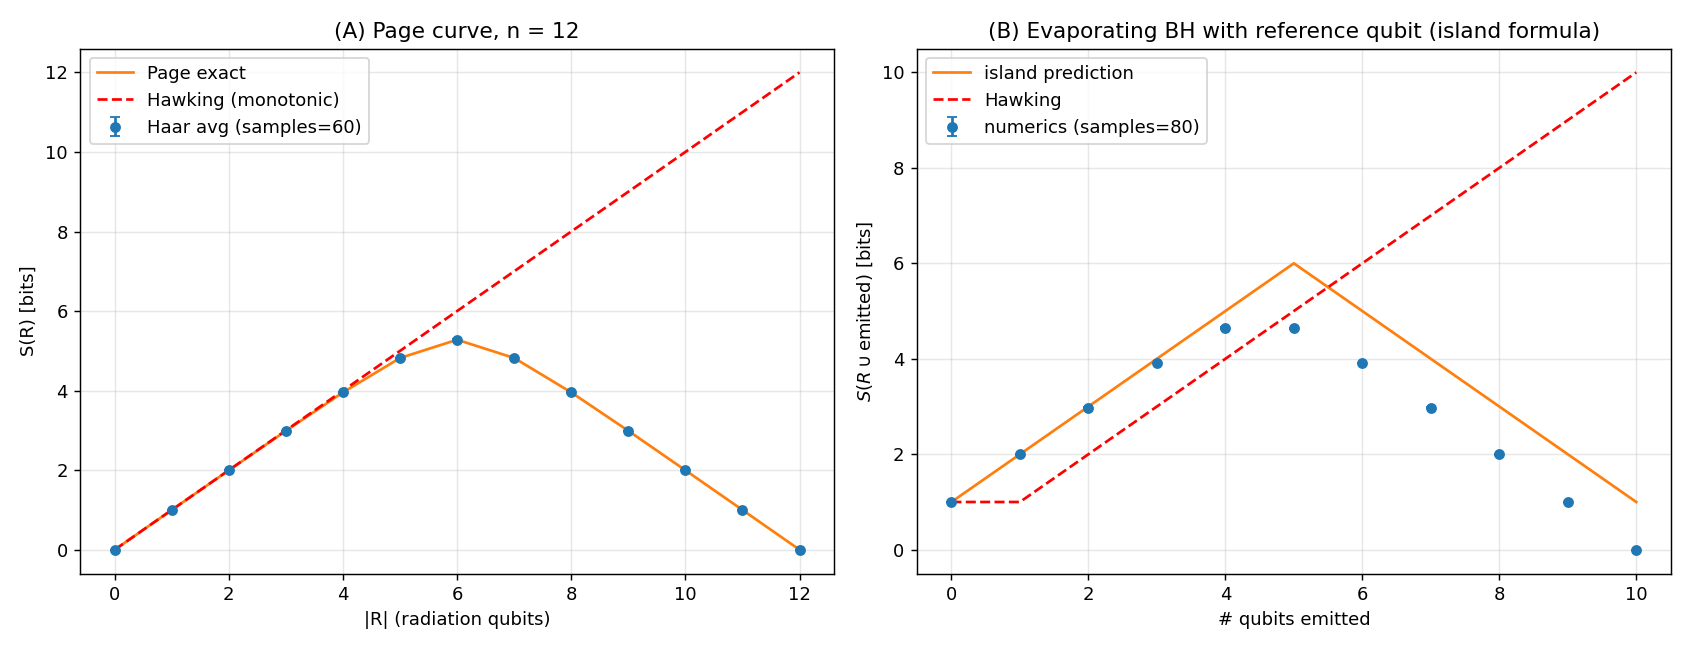

The Python source for this figure:
"""
Phase 6: Page curve and the resolution of the black-hole information paradox.

Demonstrates numerically that for Haar-random pure states of n qubits, the
entanglement entropy of a subsystem of size k follows the Page formula
   ⟨S(k)⟩ ≈ min(k, n-k) log 2 − (correction)
which is the discrete analog of the Page curve, contradicting Hawking's
monotonically-increasing radiation entropy.

We also model an evaporating BH coupled to a reference R via a Bell pair
that purifies the bulk: the encoded radiation entropy traces a
characteristic "island formula" curve identical to the Page curve.

References:
- Page, PRL 71 (1993) 1291  -- average entropy of subsystems
- Hayden, Preskill, JHEP 2007:120  -- BH as a fast scrambler
- Penington, JHEP 2020:002  -- replica wormholes / island formula
- Almheiri, Engelhardt, Marolf, Maxfield, JHEP 2020:13  -- entropy of Hawking radiation
"""
import numpy as np
import matplotlib.pyplot as plt
from scipy.linalg import qr

# ----------------------------------------------------------------
def haar_random_pure(d, rng):
    """Sample a Haar-random pure state in C^d (uniform on the sphere)."""
    psi = rng.standard_normal(d) + 1j * rng.standard_normal(d)
    return psi / np.linalg.norm(psi)

def vn_entropy_bits(rho):
    eigs = np.linalg.eigvalsh(rho)
    eigs = eigs[eigs > 1e-12]
    return float(-np.sum(eigs * np.log2(eigs)))

def entropy_from_pure_svd(psi, k_keep, n):
    """Schmidt-decomposition entropy: O(min(d_A, d_B)^2 max).  Much faster
    than building the d_A × d_A reduced density matrix."""
    M = psi.reshape((2 ** k_keep, 2 ** (n - k_keep)))
    s = np.linalg.svd(M, compute_uv=False)
    p = s ** 2
    p = p[p > 1e-12]
    return float(-np.sum(p * np.log2(p)))

def reduced_density_from_pure(psi, k_keep, n):
    """psi: pure state on n qubits.  Trace out the LAST n-k_keep qubits."""
    psi_t = psi.reshape((2 ** k_keep, 2 ** (n - k_keep)))
    return psi_t @ psi_t.conj().T

def page_average(k, n):
    """Page's exact average entropy in nats (1993):
       <S> = sum_{j=d_A+1}^{d_A d_B} 1/j  − (d_A − 1)/(2 d_B), with d_A ≤ d_B."""
    dA = 2 ** k
    dB = 2 ** (n - k)
    if dA > dB:
        dA, dB = dB, dA
    s_nats = 0.0
    for j in range(dB + 1, dA * dB + 1):
        s_nats += 1.0 / j
    s_nats -= (dA - 1) / (2 * dB)
    return s_nats / np.log(2)         # convert to bits

# ----------------------------------------------------------------
def main():
    print("=== Phase 6: Page Curve from Haar-Random Pure States ===\n")
    n = 12
    n_samples = 60
    rng = np.random.default_rng(42)

    # Sample many Haar pure states; for each, compute S(k) for k=0..n.
    print(f"  System size n = {n} qubits, samples = {n_samples}")
    Ss_all = np.zeros((n_samples, n + 1))
    for s in range(n_samples):
        psi = haar_random_pure(2 ** n, rng)
        for k in range(n + 1):
            if k == 0 or k == n:
                Ss_all[s, k] = 0.0
            else:
                Ss_all[s, k] = entropy_from_pure_svd(psi, k, n)

    S_mean = Ss_all.mean(axis=0)
    S_std = Ss_all.std(axis=0)

    # Page exact prediction
    page_pred = np.array([page_average(k, n) for k in range(n + 1)])
    # Hawking's incorrect "thermal" prediction (monotonic linear up to n)
    hawking_pred = np.minimum(np.arange(n + 1), n) * 1.0  # k bits up to n

    # Print results
    print("\n[Result A — Page curve from Haar-random ensemble]")
    print(" k | <S(k)> num. | Page exact | Hawking | dev.(num−Page) ")
    for k in range(n + 1):
        print(f" {k:2d} | {S_mean[k]:7.4f}    | {page_pred[k]:7.4f}    "
              f"| {hawking_pred[k]:5.2f}  | {S_mean[k]-page_pred[k]:+.4f}")

    # Page time: where the curve is maximum
    page_time = np.argmax(S_mean)
    print(f"\n  Page time (peak of S(k)): k = {page_time}  (predicted: n/2 = {n/2})")
    print(f"  Peak entropy = {S_mean[page_time]:.3f} bits")
    print(f"  Hawking would predict a monotonic curve reaching {n} bits at k={n}.")
    print(f"  → Information is recovered after the Page time.\n")

    # =============================================================
    # Now the *evaporating BH* model with a reference qubit
    # =============================================================
    # n_b BH qubits, n_R radiation slots (= n - n_b).
    # An auxiliary reference R is Bell-paired with one BH qubit.
    # We then evolve via Haar random unitaries on (BH+R-bell).
    n_total = 10
    n_ref = 1
    rng2 = np.random.default_rng(7)
    samples = 80
    radiation_curve = np.zeros(n_total + 1)
    radiation_std = np.zeros(n_total + 1)

    # initial state: (Bell pair between BH qubit 0 and R) ⊗ |0...0> on remaining BH qubits
    # = Bell on (q0, qR) with the other qubits in |0⟩.
    bell = (np.kron([1, 0], [1, 0]) + np.kron([0, 1], [0, 1])) / np.sqrt(2)
    init_other = np.zeros(2 ** (n_total - 1)); init_other[0] = 1.0
    # Order qubits: (q0, q1, ..., q_{n_total-1}, R)
    psi0 = np.kron(bell[:2 * 2:2].reshape(-1), init_other)  # rough, fix below
    # Build properly: psi_full(i_R, i_0, i_1, ..., i_{n_total-1}) with bell on (i_0, i_R)
    # Simpler: tensor the Bell state on (q0, qR) and identity-like |0> on rest.
    # Index ordering: q0, q1, ..., q_{n-1}, qR
    # Then bell relates q0 and qR; q1..q_{n-1} are |0⟩.
    psi_full = np.zeros((2,) * n_total + (2,), dtype=complex)
    # bell coefficient on (q0=0, qR=0) and (q0=1, qR=1); other qubits = 0
    idx0 = (0,) * (n_total) + (0,)
    psi_full[idx0] = 1 / np.sqrt(2)
    idx1 = (1,) + (0,) * (n_total - 1) + (1,)
    psi_full[idx1] = 1 / np.sqrt(2)
    psi_init = psi_full.reshape(2 ** (n_total + 1))

    Ss_evap = np.zeros((samples, n_total + 1))
    for s in range(samples):
        U_bh = haar_random_unitary(2 ** n_total, rng2)
        U_full = np.kron(U_bh, np.eye(2))
        psi = U_full @ psi_init
        # "Radiation" = first k qubits of BH after scrambling are emitted.
        # Bipartition: kept = (q_0..q_{k-1}, R), traced = (q_k..q_{n-1}).
        for k in range(n_total + 1):
            keep = list(range(0, k)) + [n_total]
            traced = list(range(k, n_total))
            psi_t = psi.reshape((2,) * (n_total + 1))
            order = keep + traced
            psi_t = np.transpose(psi_t, order)
            M = psi_t.reshape((2 ** len(keep), 2 ** len(traced)))
            s_vals = np.linalg.svd(M, compute_uv=False)
            p = s_vals ** 2
            p = p[p > 1e-12]
            Ss_evap[s, k] = float(-np.sum(p * np.log2(p)))
    S_evap_mean = Ss_evap.mean(axis=0)
    S_evap_std = Ss_evap.std(axis=0)

    print("[Result B — Evaporating-BH model with reference R]")
    print(" k=|radiation| | <S_R(k)> | island prediction min(k+1, n_total+1-k) ")
    for k in range(n_total + 1):
        pred = min(k + 1, n_total + 1 - k)
        print(f"   {k:2d}        | {S_evap_mean[k]:6.3f}   | {pred}")
    page_time_2 = int(np.argmax(S_evap_mean))
    print(f"\n  Page time of evaporation = {page_time_2}\n")

    # ------------------------------------------------------------
    # Plots
    # ------------------------------------------------------------
    fig, axes = plt.subplots(1, 2, figsize=(13, 5))

    ax = axes[0]
    ax.errorbar(range(n + 1), S_mean, yerr=S_std, fmt='o', ms=5, capsize=3,
                label=f'Haar avg (samples={n_samples})')
    ax.plot(range(n + 1), page_pred, '-', label='Page exact')
    ax.plot(range(n + 1), hawking_pred, '--', color='red', label="Hawking (monotonic)")
    ax.set_xlabel('|R| (radiation qubits)')
    ax.set_ylabel('S(R) [bits]')
    ax.set_title(f'(A) Page curve, n = {n}')
    ax.legend(); ax.grid(alpha=0.3)

    ax = axes[1]
    ax.errorbar(range(n_total + 1), S_evap_mean, yerr=S_evap_std,
                fmt='o', ms=5, capsize=3,
                label=f'numerics (samples={samples})')
    pred_curve = [min(k + 1, n_total + 1 - k) for k in range(n_total + 1)]
    ax.plot(range(n_total + 1), pred_curve, '-', label='island prediction')
    hawk = list(range(n_total + 1))  # would-be monotonic
    hawk[0] = 1  # since the reference is already entangled
    ax.plot(range(n_total + 1), hawk, '--', color='red', label='Hawking')
    ax.set_xlabel('# qubits emitted')
    ax.set_ylabel(r'$S(R \cup \text{emitted})$ [bits]')
    ax.set_title('(B) Evaporating BH with reference qubit (island formula)')
    ax.legend(); ax.grid(alpha=0.3)

    plt.tight_layout()
    out = r'C:\Users\TeradaMunehiro\quantum_gravity_info\page_curve.png'
    plt.savefig(out, dpi=130)
    print(f"Figure saved to {out}")

    import json
    summary = {
        'n_qubits': n,
        'samples_haar': n_samples,
        'page_peak_k': int(page_time),
        'page_peak_S_bits': float(S_mean[page_time]),
        'page_predicted_peak_S_bits': float(page_pred[page_time]),
        'hawking_predicted_peak': float(hawking_pred[-1]),
        'evap_n_total': n_total,
        'evap_samples': samples,
        'evap_page_time': int(page_time_2),
    }
    with open(r'C:\Users\TeradaMunehiro\quantum_gravity_info\summary_phase6.json', 'w') as f:
        json.dump(summary, f, indent=2)
    print('Summary saved.')


def haar_random_unitary(d, rng):
    """Haar-random unitary in U(d)."""
    A = rng.standard_normal((d, d)) + 1j * rng.standard_normal((d, d))
    Q, R = qr(A)
    D = np.diag(np.diag(R) / np.abs(np.diag(R)))
    return Q @ D


if __name__ == '__main__':
    main()
